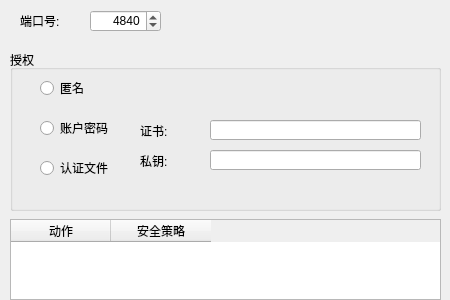
<?xml version="1.0" encoding="UTF-8"?>
<ui version="4.0">
 <class>CMDOPCUAServerParaForm</class>
 <widget class="QWidget" name="CMDOPCUAServerParaForm">
  <property name="geometry">
   <rect>
    <x>0</x>
    <y>0</y>
    <width>450</width>
    <height>300</height>
   </rect>
  </property>
  <property name="windowTitle">
   <string>Form</string>
  </property>
  <widget class="QTableWidget" name="spTableWidget">
   <property name="geometry">
    <rect>
     <x>10</x>
     <y>219</y>
     <width>431</width>
     <height>81</height>
    </rect>
   </property>
   <property name="editTriggers">
    <set>QAbstractItemView::NoEditTriggers</set>
   </property>
   <column>
    <property name="text">
     <string>动作</string>
    </property>
   </column>
   <column>
    <property name="text">
     <string>安全策略</string>
    </property>
   </column>
  </widget>
  <widget class="QSpinBox" name="spinBox_port">
   <property name="geometry">
    <rect>
     <x>90</x>
     <y>10</y>
     <width>71</width>
     <height>22</height>
    </rect>
   </property>
   <property name="alignment">
    <set>Qt::AlignRight|Qt::AlignTrailing|Qt::AlignVCenter</set>
   </property>
   <property name="maximum">
    <number>99999</number>
   </property>
   <property name="value">
    <number>4840</number>
   </property>
  </widget>
  <widget class="QLabel" name="label">
   <property name="geometry">
    <rect>
     <x>20</x>
     <y>10</y>
     <width>54</width>
     <height>21</height>
    </rect>
   </property>
   <property name="text">
    <string>端口号:</string>
   </property>
  </widget>
  <widget class="QGroupBox" name="gb_auth">
   <property name="geometry">
    <rect>
     <x>10</x>
     <y>50</y>
     <width>431</width>
     <height>161</height>
    </rect>
   </property>
   <property name="title">
    <string>授权</string>
   </property>
   <widget class="QRadioButton" name="rb_anonymous">
    <property name="geometry">
     <rect>
      <x>30</x>
      <y>30</y>
      <width>89</width>
      <height>16</height>
     </rect>
    </property>
    <property name="text">
     <string>匿名</string>
    </property>
   </widget>
   <widget class="QRadioButton" name="rb_userPassword">
    <property name="geometry">
     <rect>
      <x>30</x>
      <y>70</y>
      <width>89</width>
      <height>16</height>
     </rect>
    </property>
    <property name="text">
     <string>账户密码</string>
    </property>
   </widget>
   <widget class="QRadioButton" name="rb_authFile">
    <property name="geometry">
     <rect>
      <x>30</x>
      <y>110</y>
      <width>89</width>
      <height>16</height>
     </rect>
    </property>
    <property name="text">
     <string>认证文件</string>
    </property>
   </widget>
   <widget class="QLineEdit" name="le_cert">
    <property name="geometry">
     <rect>
      <x>200</x>
      <y>70</y>
      <width>211</width>
      <height>20</height>
     </rect>
    </property>
   </widget>
   <widget class="QLabel" name="label_2">
    <property name="geometry">
     <rect>
      <x>130</x>
      <y>70</y>
      <width>54</width>
      <height>21</height>
     </rect>
    </property>
    <property name="text">
     <string>证书:</string>
    </property>
   </widget>
   <widget class="QLabel" name="label_3">
    <property name="geometry">
     <rect>
      <x>130</x>
      <y>100</y>
      <width>54</width>
      <height>21</height>
     </rect>
    </property>
    <property name="text">
     <string>私钥:</string>
    </property>
   </widget>
   <widget class="QLineEdit" name="le_pkey">
    <property name="geometry">
     <rect>
      <x>200</x>
      <y>100</y>
      <width>211</width>
      <height>20</height>
     </rect>
    </property>
   </widget>
  </widget>
 </widget>
 <resources/>
 <connections/>
</ui>
